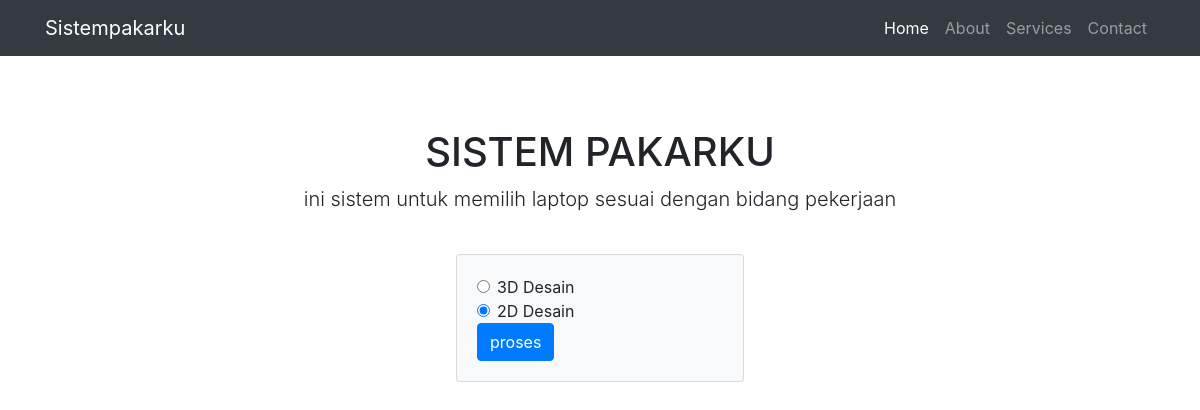
Screenshot of /daftarpekerjaa.php?exampleRadios=2 with the database file from the repository.
### tables this page shows
CREATE TABLE `daftar_pekerjaan` (
  `id` int(11) NOT NULL,
  `id_bidang` int(11) NOT NULL,
  `nama_daftar` varchar(100) NOT NULL,
  `jenis` varchar(100) NOT NULL
);

### daftarpekerjaa.php (the view, shortened to what this page needs)
<br>
<div class="col-lg-12 text-center">
    <h1 class="mt-5">SISTEM PAKARKU</h1>
    <p class="lead">ini sistem untuk memilih laptop sesuai dengan bidang pekerjaan</p>
</div>
<br>
<div class="container">
    <div class="col d-flex justify-content-center">
        <div class="card  bg-light mb-3" style="width: 18rem;">
            <div class="card-body">
                <?php
                include "koneksi.php";
                $id = $_GET['exampleRadios'];
                $sql_query = mysqli_query($host, "SELECT * FROM daftar_pekerjaan WHERE id_bidang =$id");
                while ($row = mysqli_fetch_assoc($sql_query)) {
                ?>
                    <form method="GET" action="produck.php">
                        <div class="form-check">
                            <input class="form-check-input" type="radio" name="daftarRadios" id="exampleRadios1" value="<?php echo $row['jenis'] ?>" checked>
                            <label class="form-check-label" for="exampleRadios1">
                                <?php echo $row['nama_daftar'] ?>
                            </label>
                        </div>
                    <?php
                }
                    ?>
                    <button type="submit" class="btn btn-primary">
                        proses
                    </button>
                    </form>
            </div>
        </div>
    </div>
</div>

### rows the page displays
daftar_pekerjaan: nama_daftar "3D Desain"
daftar_pekerjaan: nama_daftar "2D Desain"
